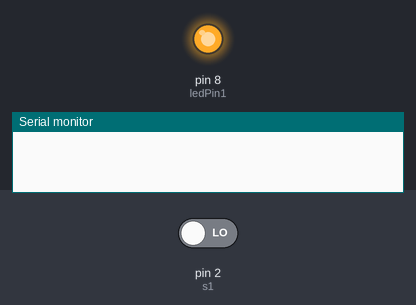
Simulated run of this sketch. Board: Arduino Uno, built with avr-gcc and run on an emulated ATmega328P. On the bench: output pins drawn as LEDs (lit = HIGH), the last lines printed to the serial monitor. Inputs (shaded band) come from the test bench; at power-on: pin 2 (s1) LOW.

Above: at 1.2 s.
1.3 s: pin 2 (s1) driven HIGH
At 3.3 s:
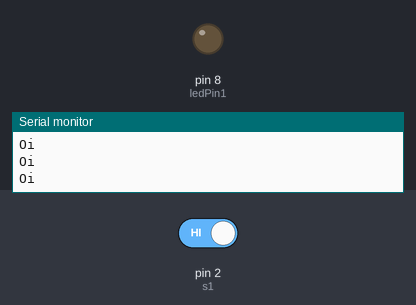
Timing chart, 0 to 10.3 s (numbered marks = the images above; inputs shaded):
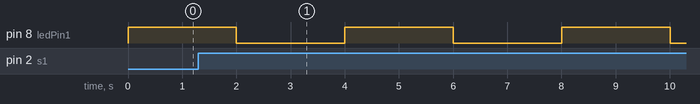

Measured:
- by itself, pin 8 (ledPin1): alternates HIGH for 2.0 s and LOW for 2.0 s

The sketch:

sem_interrupcoes.ino
```cpp
int ledPin1 = 8;
int s1 = 2;

void setup() {
  Serial.begin(9600);
  pinMode(s1, INPUT);
  pinMode(ledPin1, OUTPUT);
}

void loop() {
  digitalWrite(ledPin1, HIGH);
  verifica_botao();
  delay(100);
  verifica_botao();
  delay(100);
  verifica_botao();
  delay(100);
  verifica_botao();
  delay(100);
  verifica_botao();
  delay(100);
  verifica_botao();
  delay(100);
  verifica_botao();
  delay(100);
  verifica_botao();
  delay(100);
  verifica_botao();
  delay(100);
  verifica_botao();
  delay(100);
  verifica_botao();
  delay(100);
  verifica_botao();
  delay(100);
  verifica_botao();
  delay(100);
  verifica_botao();
  delay(100);
  verifica_botao();
  delay(100);
  verifica_botao();
  delay(100);
  verifica_botao();
  delay(100);
  verifica_botao();
  delay(100);
  verifica_botao();
  delay(100);
  verifica_botao();
  delay(100);

  digitalWrite(ledPin1, LOW);
  verifica_botao();
  delay(100);
  verifica_botao();
  delay(100);
  verifica_botao();
  delay(100);
  verifica_botao();
  delay(100);
  verifica_botao();
  delay(100);
  verifica_botao();
  delay(100);
  verifica_botao();
  delay(100);
  verifica_botao();
  delay(100);
  verifica_botao();
  delay(100);
  verifica_botao();
  delay(100);
  verifica_botao();
  delay(100);
  verifica_botao();
  delay(100);
  verifica_botao();
  delay(100);
  verifica_botao();
  delay(100);
  verifica_botao();
  delay(100);
  verifica_botao();
  delay(100);
  verifica_botao();
  delay(100);
  verifica_botao();
  delay(100);
  verifica_botao();
  delay(100);
  verifica_botao();
  delay(100);
}

void verifica_botao(){
  if(digitalRead(s1)){
    Serial.println("Oi");
    return;
  }
}
```
